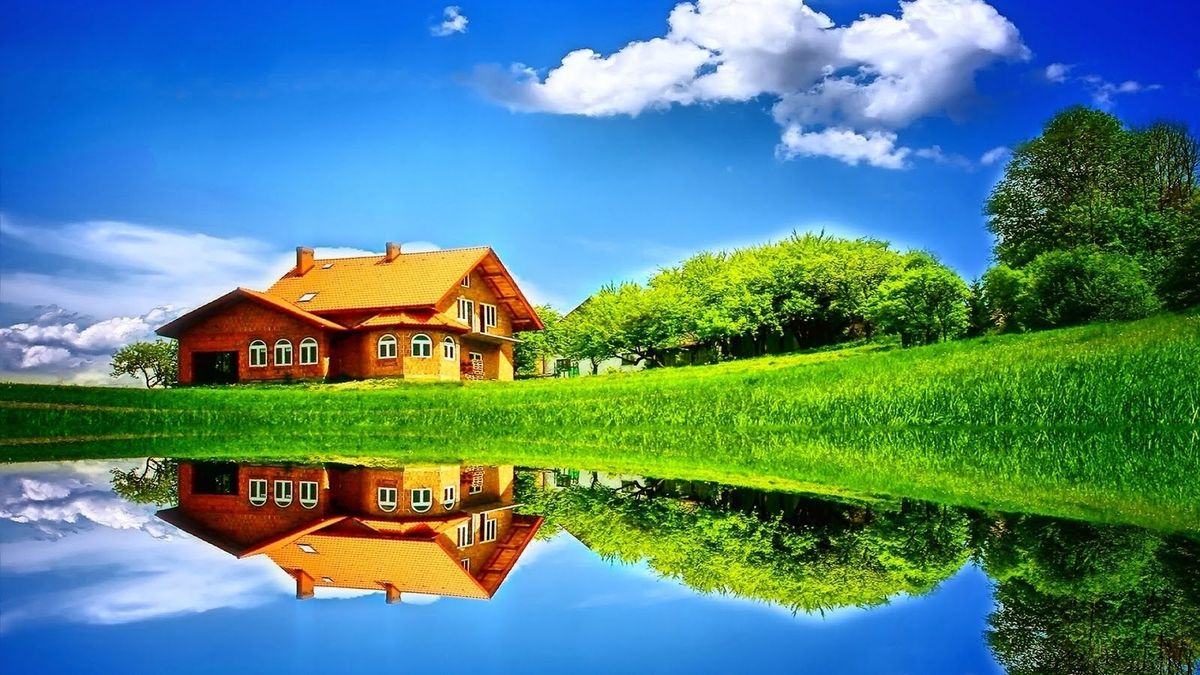
#> input picture lab02/lab02.jpg, 1200 x 675 px
$ jupyter execute Lab02.ipynb   (older library calls are emulated)
#> lines starting #> are read from the running program, lines starting #| are printed output that depends on the picture; after the words box and inside, x2 and y2 are one past the last pixel; in counts of white or black regions, pixels touching at a corner belong together
[cell 1]
import cv2
import numpy as np
import matplotlib.pyplot as plt

def show_images(titles, images, is_gray=False):
   """Hàm hỗ trợ hiển thị nhiều ảnh cùng lúc để dễ so sánh"""
   plt.figure(figsize=(15, 5))
   for i in range(len(images)):
      plt.subplot(1, len(images), i+1)
      if is_gray or len(images[i].shape) == 2:
         plt.imshow(images[i],cmap='gray')
      else:
         plt.imshow(cv2.cvtColor(images[i], cv2.COLOR_BGR2RGB))
      plt.title(titles[i])
      plt.axis('off')
   plt.show()

# Đọc ảnh gốc
img = cv2.imread('lab02.jpg')
#> img is the input picture: shape (675, 1200, 3); mean B, G, R 132.2, 133.4, 85.5

[cell 2]
# Phần 1 - Toán Tử Điểm Ảnh
# 1. Thay đổi độ sáng (Tăng độ sáng lên 50)
matrix_50 = np.ones(img.shape, dtype="uint8") * 50
img_bright = cv2.add(img, matrix_50) # Dùng cv2.add để tránh tràn số (>255

# 2. Thay đổi độ tương phản (Tăng độ tương phản)
# Công thức: g(x) = alpha * f(x) + beta. (alpha > 1 là tăng tương phản)
img_contrast = cv2.convertScaleAbs(img, alpha=1.5, beta=0)

# 3. Biến đổi âm bản (Negative)
# Đảo ngược giá trị: 255 - pixel
img_negative = cv2.bitwise_not(img)

# 4. Cắt ngưỡng (Thresholding) - Thường áp dụng trên ảnh xám
img_gray = cv2.cvtColor(img, cv2.COLOR_BGR2GRAY)
# Nếu pixel > 127 thì biến thành 255 (trắng), ngược lại thành 0 (đen)
_, img_thresh = cv2.threshold(img_gray, 127, 255, cv2.THRESH_BINARY)
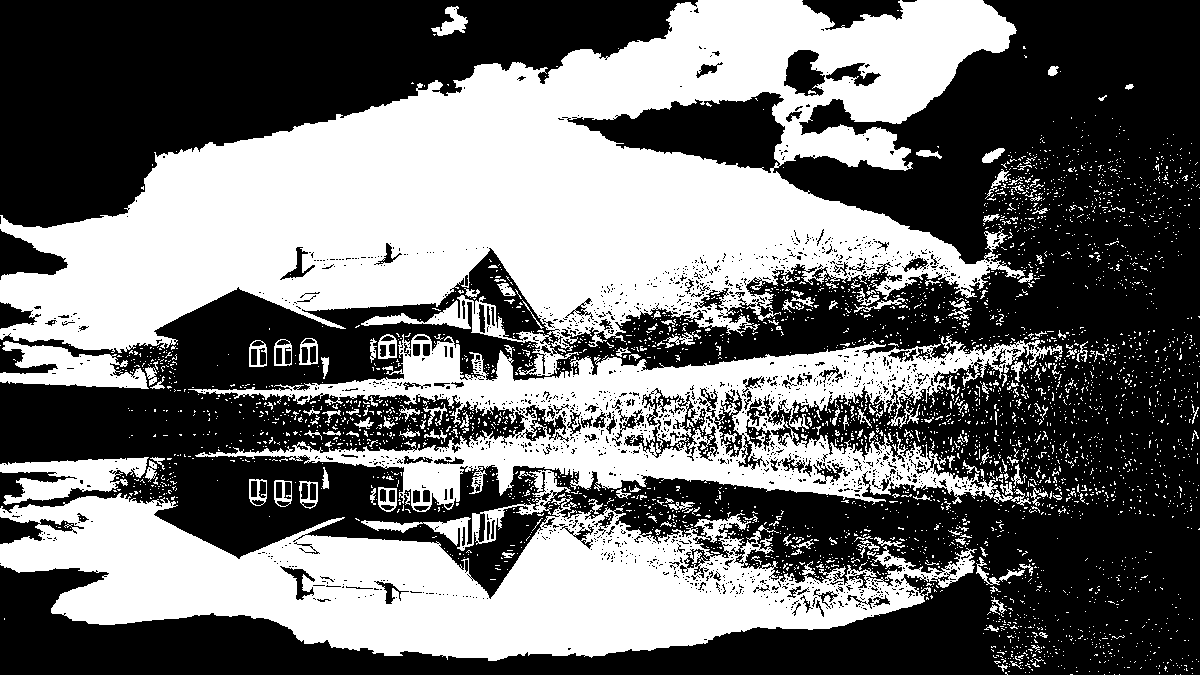
#> img_thresh: shape (675, 1200); 43.7% white; 3657 white regions (3465 under 20 px), largest, box (x1, y1, x2, y2) and area: (0, 0, 1026, 376) 186224, (0, 493, 977, 661) 81612, (188, 334, 1063, 512) 53878

# Hiển thị kết quả
show_images(['Ảnh gốc', 'Ảnh sáng hơn', 'Tương phản cao', 'Âm bản', 'Cắt ngưỡng'],
            [img, img_bright, img_contrast, img_negative, img_thresh])
#> the loop in show_images, `for i in range(len(images)):` made 5 passes

[cell 3]
# Phần 2 - Lọc Tuyến Tính (Làm mờ & Làm sắc nét)
# 1. Lọc trung bình (Mean Filter): Lấy trung bình cộng các pixel xung quanh
# Kernel 5x5: kích thước vùng lân cận càng lớn, ảnh càng mờ
img_mean_blur = cv2.blur(img, (5, 5))

# 2. Lọc Gaussian: Làm mờ tự nhiên hơn, giữ lại được các đường nét tốt hơn Mean
# Số 0 ở cuối là độ lệch chuẩn sigmaX, để 0 OpenCV sẽ tự tính toán dựa trên kernel size
img_gaussian_blur = cv2.GaussianBlur(img, (5, 5), 0)

# 3. Làm sắc nét (Sharpening): Sử dụng Custom Kernel
# Tạo một ma trận kernel để tăng cường sự chênh lệch giữa điểm ảnh và xung quanh
sharpen_kernel = np.array([
    [ 0, -1, 0],
    [-1, 5, -1],
    [ 0, -1, 0]
])
# Dùng filter2D để áp kernel vào ảnh
img_sharpen = cv2.filter2D(img, -1, sharpen_kernel)

# Hiển thị kết quả
show_images(['Ảnh gốc', 'Mean Blur', 'Gaussian  Blur', 'Sharpened'],
            [img, img_mean_blur, img_gaussian_blur, img_sharpen])
#> the loop in show_images (call 2), `for i in range(len(images)):` made 4 passes

[cell 4]
# Phần 3: Bài Tập Nâng Cao
# Chuyển ảnh sang Grayscale trước khi tìm cạnh để dễ xử lý và tính toán nhanh hơn
img_gray = cv2.cvtColor(img, cv2.COLOR_BGR2GRAY)

# ==========================================
# 1.1 Phát hiện cạnh bằng Sobel
# ==========================================
# Tính đạo hàm theo hướng X và Y (dùng CV_64F để giữ giá trị âm khi tính toán)
sobel_x = cv2.Sobel(img_gray, cv2.CV_64F, 1, 0, ksize=3)
sobel_y = cv2.Sobel(img_gray, cv2.CV_64F, 0, 1, ksize=3)
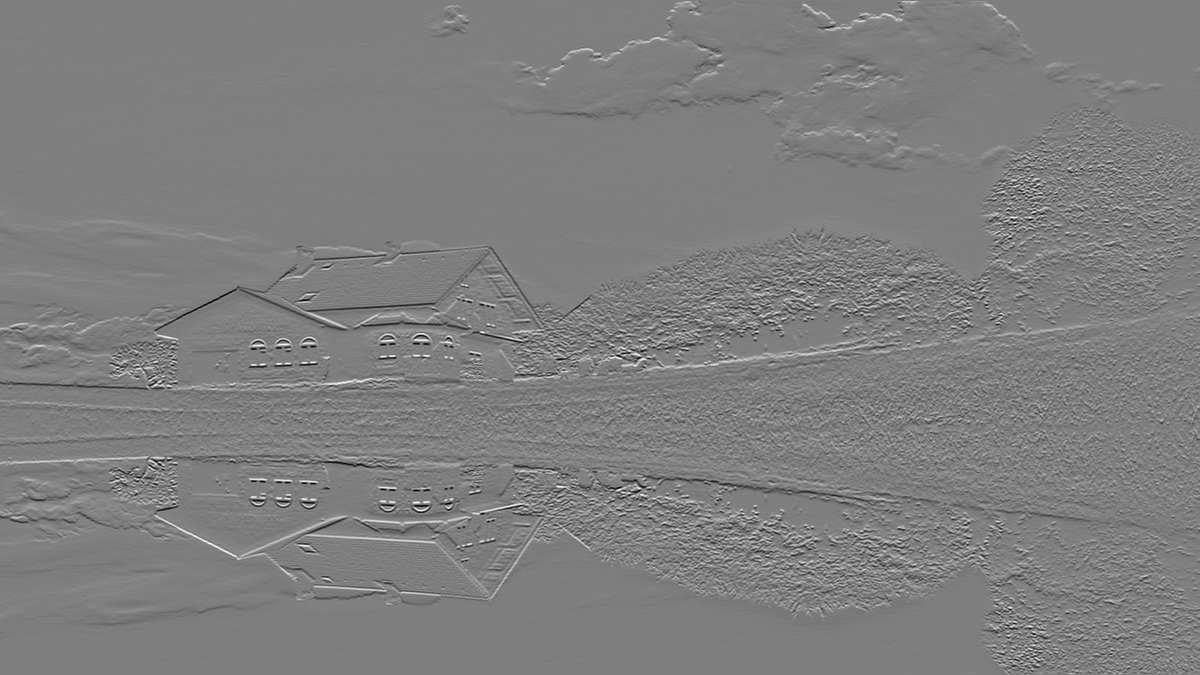
#> sobel_y: shape (675, 1200) float64; min -898, max 902, mean -0.1; drawn with min black and max white

# Chuyển về lại uint8 (0-255) bằng trị tuyệt đối
abs_sobel_x = cv2.convertScaleAbs(sobel_x)
abs_sobel_y = cv2.convertScaleAbs(sobel_y)

# Gộp cạnh X và Y lại (trọng số 50-50)
sobel_combined = cv2.addWeighted(abs_sobel_x, 0.5, abs_sobel_y, 0.5, 0)

# ==========================================
# 1.2 Phát hiện cạnh bằng Prewitt (Tự định nghĩa Kernel)
# ==========================================
kernel_prewitt_x = np.array([[-1, 0, 1],
                             [-1, 0, 1],
                             [-1, 0, 1]])
kernel_prewitt_y = np.array([[-1, -1, -1],
                             [0, 0, 0],
                             [1, 1, 1]])

# Dùng filter2D để quét kernel lên ảnh
prewitt_x = cv2.filter2D(img_gray, -1, kernel_prewitt_x)
prewitt_y = cv2.filter2D(img_gray, -1, kernel_prewitt_y)
prewitt_combined = cv2.bitwise_or(prewitt_x, prewitt_y)
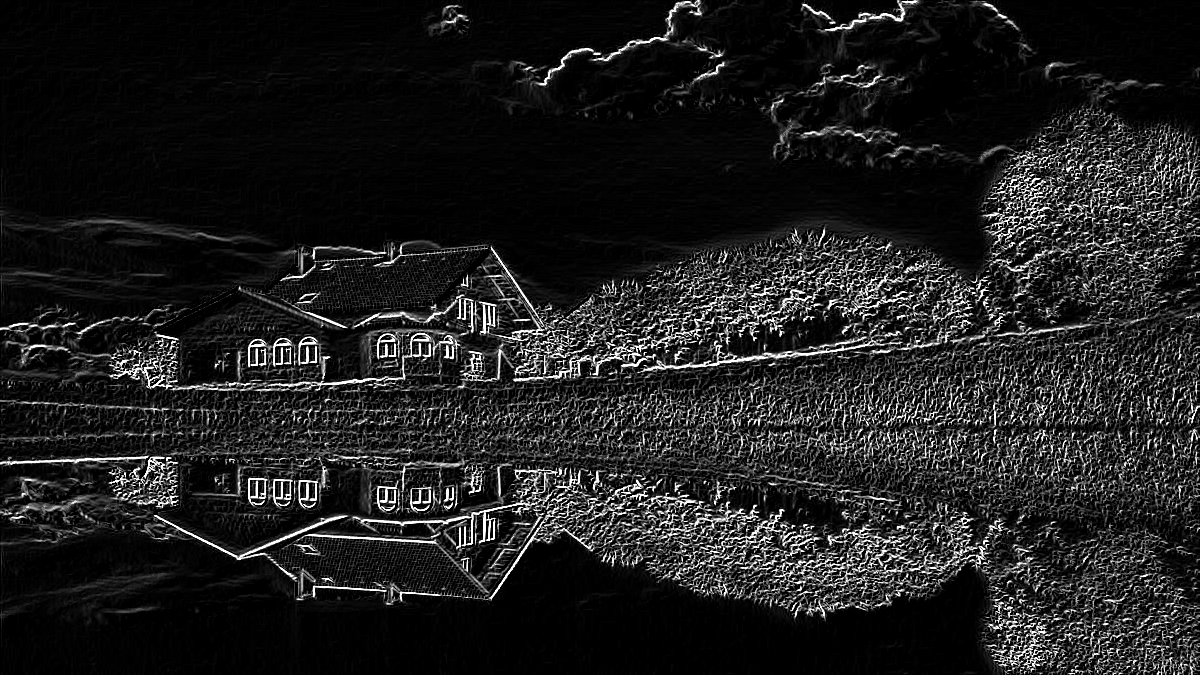
#> prewitt_combined: shape (675, 1200); min 0, max 255, mean 30.7

# ==========================================
# 2. Tự thiết kế Kernel: Hiệu ứng chạm nổi (Emboss)
# ==========================================
kernel_emboss = np.array([[-2, -1, 0 ],
                          [-1, 1, 1],
                          [0, 1, 2]])
img_emboss = cv2.filter2D(img_gray, -1, kernel_emboss)
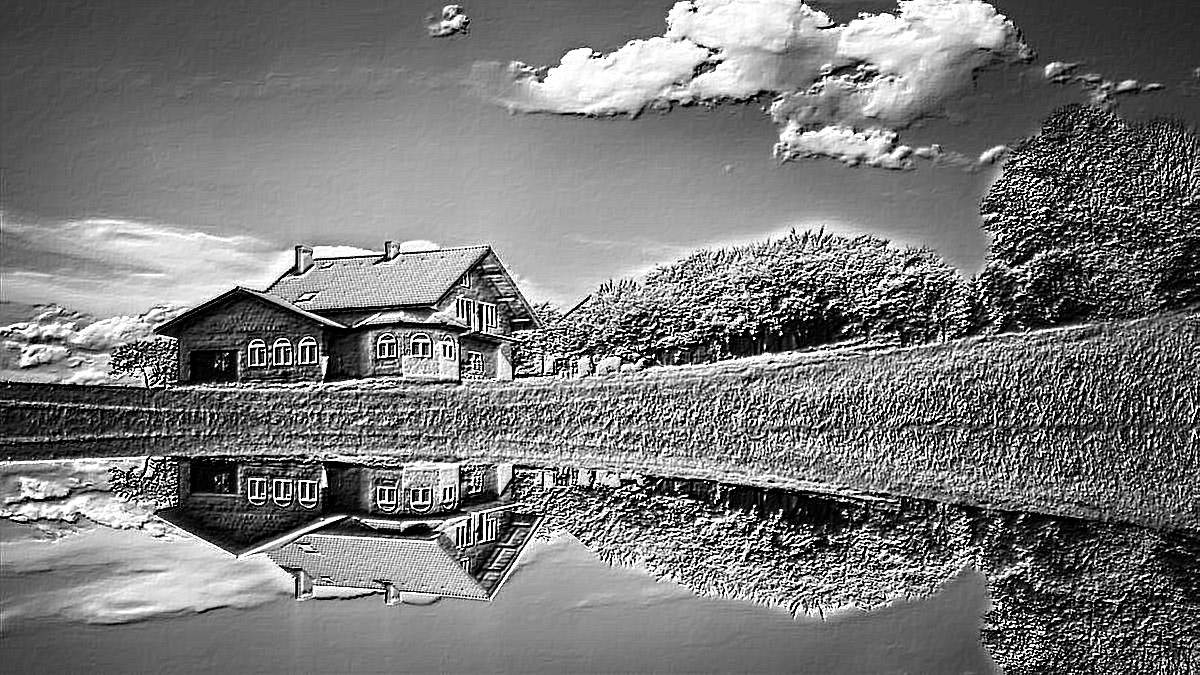
#> img_emboss: shape (675, 1200); min 0, max 255, mean 121.1

# Hiển thị
show_images(['Ảnh Xám', 'Sobel Cạnh', 'Prewitt Cạnh', 'Hiệu ứng Emboss'],
            [img_gray, sobel_combined, prewitt_combined, img_emboss], is_gray=True)

[cell 5]
# 4.  Lọc Phi Tuyến Tính (Non-linear Filters)
import random
# Tạo một chút nhiễu muối tiêu (Salt & Pepper noise) để test Median Filter
noise_img = img.copy()
# Tạo ngẫu nhiên các chấm trắng (255) và đen (0)
row, col, _ = noise_img.shape
#> row = 675; col = 1200
number_of_pixels = random.randint(300, 10000) # Cần import random ở đầu file
for i in range(number_of_pixels):
    y_coord = random.randint(0, row - 1)
    x_coord = random.randint(0, col - 1)
    noise_img[y_coord][x_coord] = 255
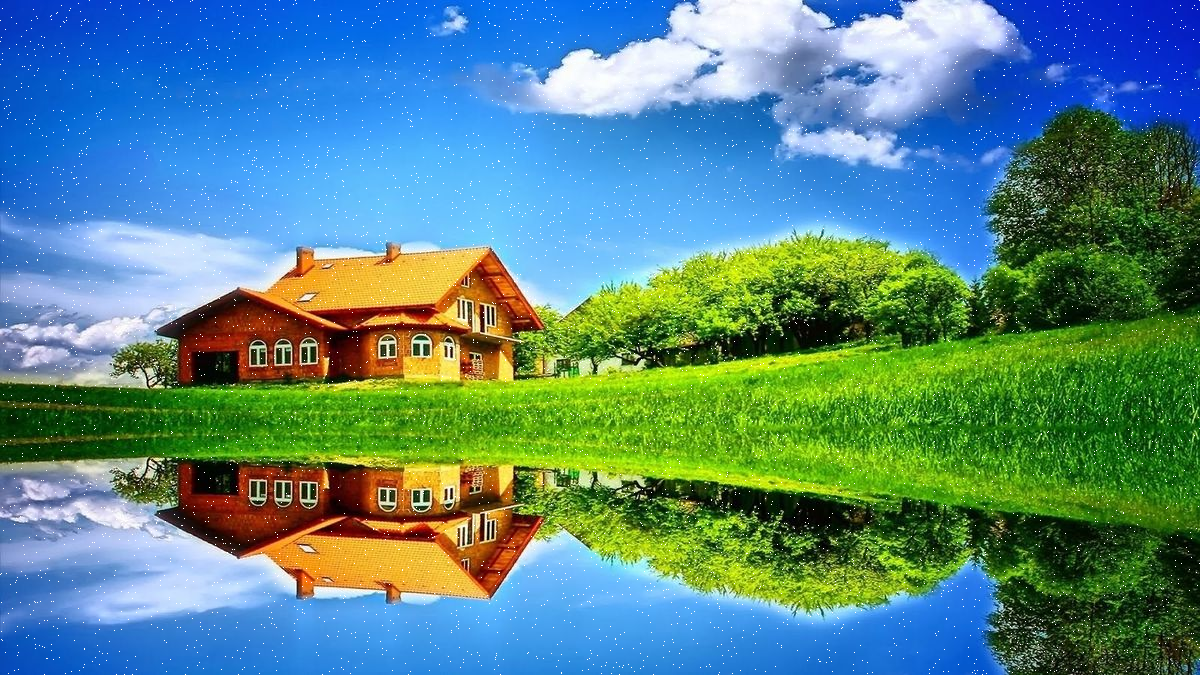
#> noise_img: shape (675, 1200, 3); 0.81% of pixels changed, all inside (x1, y1, x2, y2) = (0, 0, 1200, 675)

# 4.1. Median Filter: Khử nhiễu cực mạnh
# Tham số 5 là kích thước kernel (phải là số lẻ)
img_median = cv2.medianBlur(noise_img, 5)

# 4.2. Bilateral Filter: Làm mịn nhưng giữ cạnh
# Các tham số: (ảnh, kích_thước_lân_cận, sigma_màu, sigma_không_gian)
# Tham số càng lớn thì hiệu ứng làm mịn càng mạnh
img_bilateral = cv2.bilateralFilter(img, d=9, sigmaColor=75, sigmaSpace=75)

# 3. So sánh
show_images(['Ảnh có nhiễu', 'Median (Khử nhiễu)', 'Gaussian (Làm mờ cạnh)', 'Bilateral (Giữ cạnh)'],
            [noise_img, img_median, img_gaussian_blur, img_bilateral])
#> call 4 of show_images, with is_gray = False
#> the loop in show_images (call 4), `for i in range(len(images)):` made 4 passes
#> in show_images (call 4), `plt.show()`:
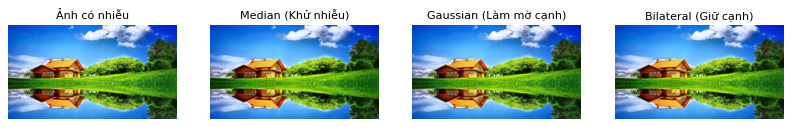
#> figure drawn by matplotlib, 4 panels

# [5 lines of commented-out code are left out]
cv2.imwrite('img_mean_blur.jpg', img_mean_blur)
#> Out = True
